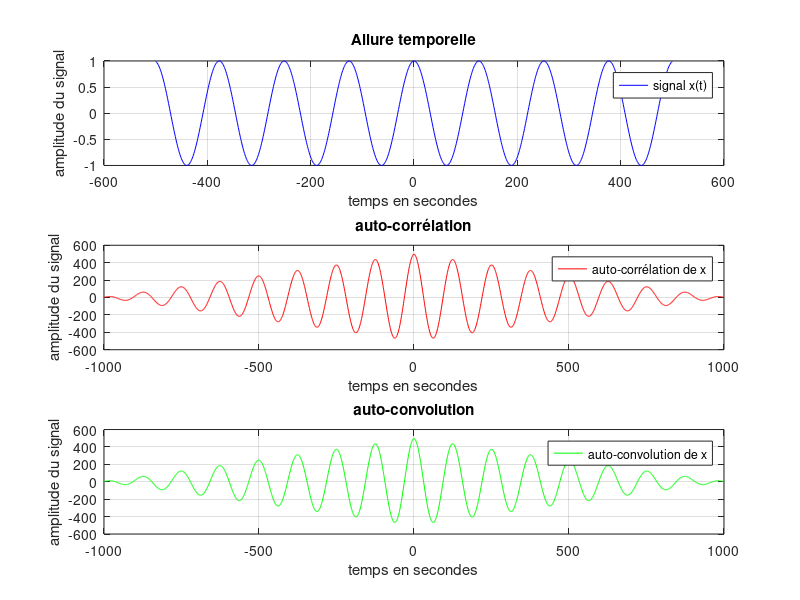

MATLAB code for this plot:

t=-500:1:500;
f0=0.05;
x = cos(f0*t); % x réel & pair
subplot(3,1,1);
plot(t,x,'b');
grid;
title('Allure temporelle');
xlabel('temps en secondes');
ylabel('amplitude du signal');
legend('signal x(t)');

[C,lag] = xcorr(x); % auto-corrélation de x
subplot(3,1,2);
plot(lag,C,'r');
grid;
title('auto-corrélation');
xlabel('temps en secondes');
ylabel('amplitude du signal');
legend('auto-corrélation de x');

CVx = conv(x,x); % auto-convolution de x
subplot(3,1,3);
plot(lag,CVx,'g');
grid;
title('auto-convolution');
xlabel('temps en secondes');
ylabel('amplitude du signal');
legend('auto-convolution de x');
saveas(gcf,'partie1','png');


